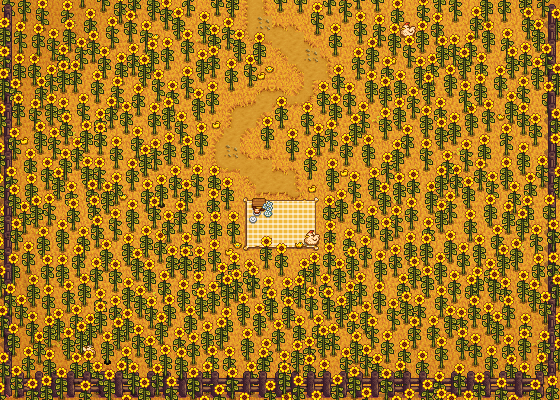

Below is a game level as drawn by its tile map, then a one-line description and the .tmx that defines it (tile-layer data replaced by summaries):
An orthogonal 35x25 tile map with 16x16 px tiles, 8 tile layers (Back, Back2, Back3, Buildings, ...), 3 tilesets.

<map version="1.4" tiledversion="1.4.3" orientation="orthogonal" renderorder="right-down" width="35" height="25" tilewidth="16" tileheight="16" infinite="0" nextlayerid="24" nextobjectid="1">
 <tileset firstgid="1" name="SterlingDate3" tilewidth="16" tileheight="16" tilecount="49" columns="7">
  <image source="SterlingDate3.png" width="112" height="120" />
  <tile id="19">
   <animation>
    <frame tileid="19" duration="1500" />
    <frame tileid="20" duration="1500" />
   </animation>
  </tile>
  <tile id="26">
   <animation>
    <frame tileid="26" duration="1500" />
    <frame tileid="27" duration="1500" />
   </animation>
  </tile>
  <tile id="32">
   <animation>
    <frame tileid="32" duration="1300" />
    <frame tileid="33" duration="1300" />
   </animation>
  </tile>
  <tile id="39">
   <animation>
    <frame tileid="39" duration="1300" />
    <frame tileid="46" duration="1300" />
    <frame tileid="46" duration="1300" />
   </animation>
  </tile>
  <tile id="40">
   <animation>
    <frame tileid="40" duration="1300" />
    <frame tileid="47" duration="1300" />
    <frame tileid="47" duration="1300" />
   </animation>
  </tile>
 </tileset>
 <tileset firstgid="50" name="SterlingDate33" tilewidth="16" tileheight="16" tilecount="875" columns="35">
  <image source="SterlingDate33.png" width="560" height="400" />
 </tileset>
 <tileset firstgid="925" name="SterlingDate333" tilewidth="16" tileheight="16" tilecount="875" columns="35">
  <image source="SterlingDate333.png" width="560" height="400" />
 </tileset>
 <layer id="1" name="Back" width="35" height="25">
  <data>[875 cells, 875 non-empty, 875 distinct tile ids]</data>
 </layer>
 <objectgroup id="15" name="Back" />
 <layer id="2" name="Back2" width="35" height="25">
  <data>[875 cells, 29 non-empty, 27 distinct tile ids]</data>
 </layer>
 <objectgroup id="16" name="Back2" />
 <layer id="14" name="Back3" width="35" height="25">
  <data>[875 cells, 12 non-empty, 5 distinct tile ids]</data>
 </layer>
 <objectgroup id="17" name="Back3" />
 <layer id="18" name="Buildings" width="35" height="25">
  <data>[875 cells, 0 non-empty, 0 distinct tile ids]</data>
 </layer>
 <objectgroup id="19" name="Buildings" />
 <layer id="10" name="Front" width="35" height="25">
  <data>[875 cells, 20 non-empty, 6 distinct tile ids]</data>
 </layer>
 <objectgroup id="20" name="Front" />
 <layer id="11" name="Front2" width="35" height="25">
  <data>[875 cells, 5 non-empty, 5 distinct tile ids]</data>
 </layer>
 <objectgroup id="21" name="Front2" />
 <layer id="9" name="Front3" width="35" height="25">
  <data>[875 cells, 875 non-empty, 875 distinct tile ids]</data>
 </layer>
 <objectgroup id="22" name="Front3" />
 <layer id="3" name="Front4" width="35" height="25">
  <data>[875 cells, 2 non-empty, 2 distinct tile ids]</data>
 </layer>
 <objectgroup id="23" name="Object Layer 8" />
</map>